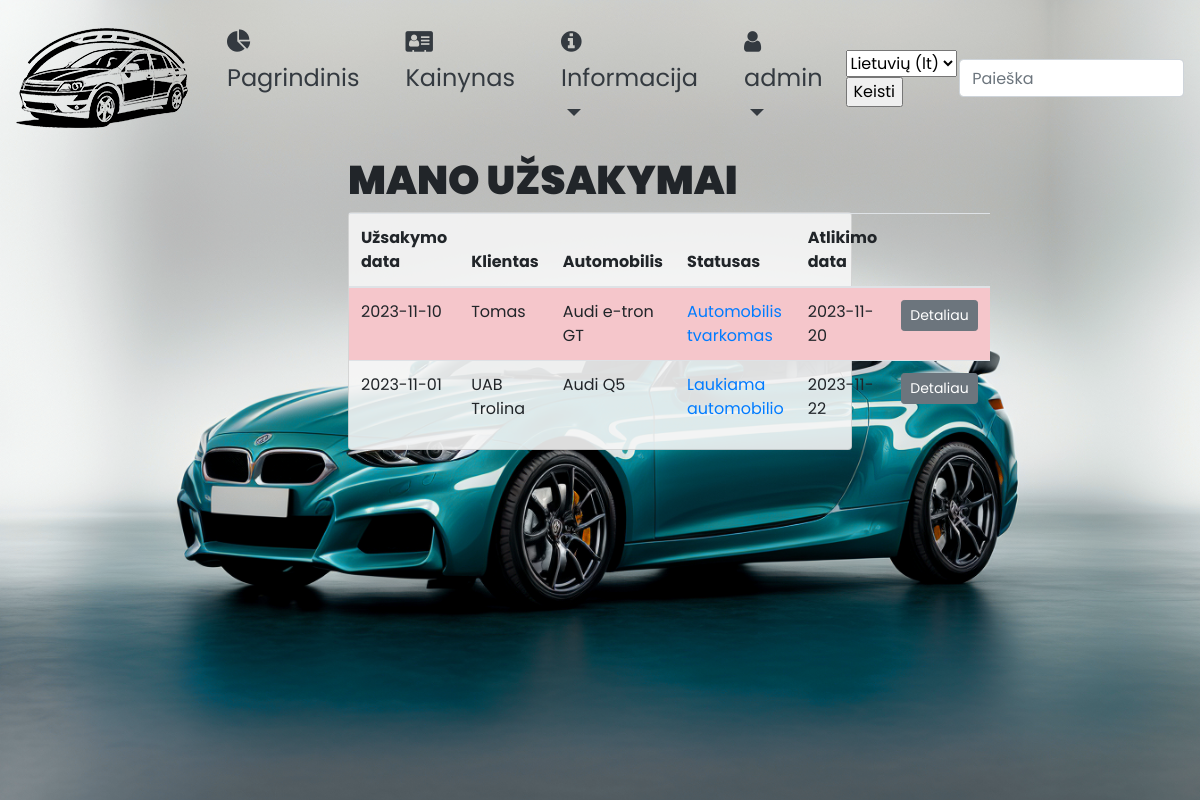
Page /autoservisas/manouzsakymai/ (signed in) on the earlier database version.
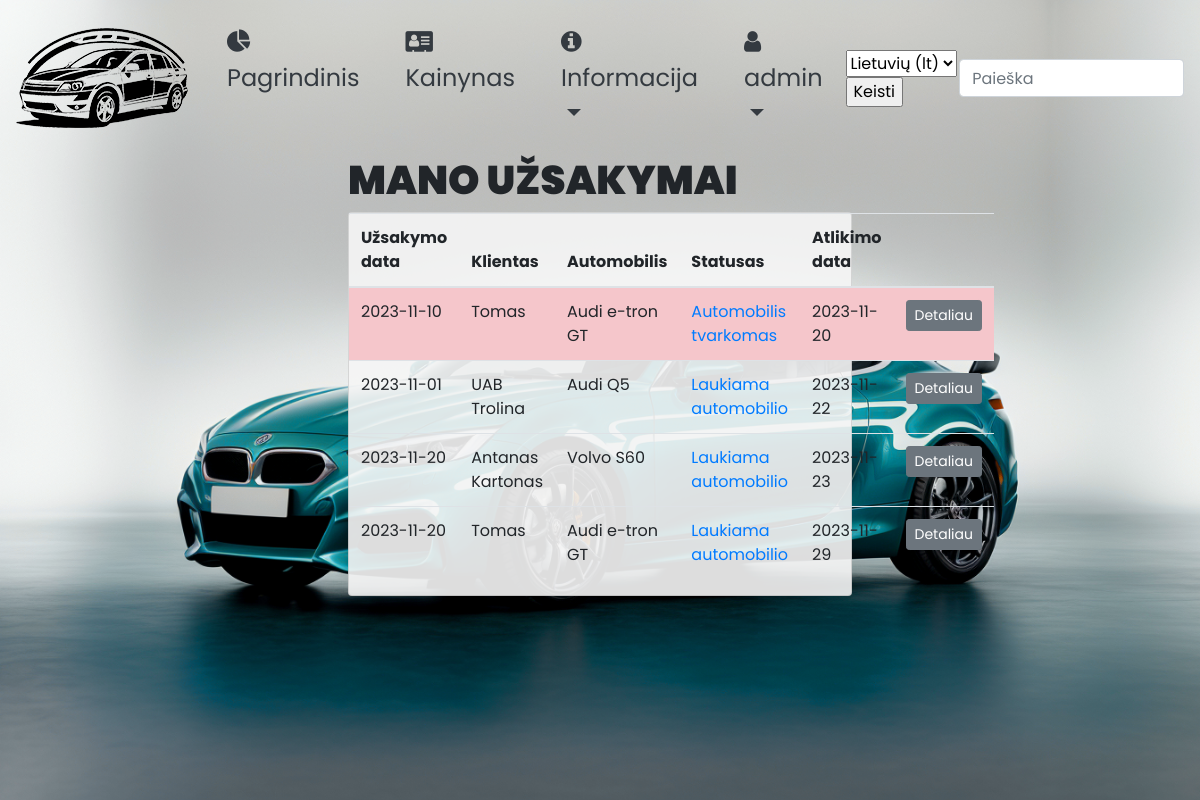
Same page on the later database version.
### autoservisas/models.py (models this page shows, shortened)
class Uzsakymas(models.Model):
    data = models.DateField(_('Order date'), default=date.today, null=False)
    automobilis_id = models.ForeignKey('Automobilis', verbose_name=_('Information'),
                                       on_delete=models.CASCADE, null=False, related_name='auto_statusas')
    UZSAKYMO_STATUSAS = (
        ('l', _('Waiting for car')),
        ('a', _('Car under maintenance')),
        ('u', _('Order completed')),
        ('x', _('Order cancelled')),
    )
    statusas = models.CharField(max_length=1, choices=UZSAKYMO_STATUSAS, default='l', null=False, help_text=_('Status'))
    vartotojas = models.ForeignKey(User, on_delete=models.SET_NULL, null=True, blank=True)
    grazinimo_terminas = models.DateField(_('Order completion date'), null=True, blank=True)
    class Meta:
        verbose_name = _('Order')
        verbose_name_plural = _('Orders')
    @property
    def is_overdue(self):
        if self.grazinimo_terminas and date.today() > self.grazinimo_terminas:
            return True
        return False

class Automobilis(models.Model):
    valstybinis_nr = models.CharField(_('License plate number'),
                                      max_length=7, null=False, unique=True, help_text=_('Enter licence plate number'))
    automobilio_modelis_id = models.ForeignKey('AutomobilioModelis', verbose_name=_('Car model'),
                                               on_delete=models.CASCADE, null=False)
    vin_kodas = models.CharField(max_length=17, null=False, unique=True, help_text=_('enter VIN code'))
    klientas = models.CharField(max_length=100, null=False,
                                help_text=_('Enter client (organisation name or name/surname'))
    nuotrauka = models.ImageField(_('Photo'), upload_to='nuotraukos', null=True)
    aprasymas = HTMLField()
    class Meta:
        verbose_name = _('Car')
        verbose_name_plural = _('Cars')

class AutomobilioModelis(models.Model):
    marke = models.CharField(_('Car make'), max_length=40, null=False, help_text=_('Enter car maker'))
    modelis = models.CharField(_('Car model'), max_length=40, null=False,
                               help_text=_('Enter car model'))
    class Meta:
        verbose_name = _('Car model')
        verbose_name_plural = _('Car models')
    def __str__(self):
        return f'{self.marke} {self.modelis}'

### autoservisas/views.py (the view)
# urls.py: path('manouzsakymai/', views.KlientoUzsakymaiListView.as_view(), name='mano_uzsakymai'),
class KlientoUzsakymaiListView(LoginRequiredMixin, generic.ListView):
    model = Uzsakymas
    context_object_name = 'klientouzsakymai_list'
    template_name = 'mano_uzsakymai.html'
    paginate_by = 10
    def get_queryset(self):
        return Uzsakymas.objects.filter(vartotojas=self.request.user).order_by('grazinimo_terminas')

### autoservisas/templates/mano_uzsakymai.html (shortened to what this page needs)
{% extends "base.html" %}
{% load i18n %}
{% block content %}
<h1 class="text-uppercase h1p">{% trans 'My orders' %}</h1>
{% if klientouzsakymai_list %}
<div class="card" style="background-color: rgba(245, 245, 245, 0.9);">
  <table class="table table-hover">
    <thead>
      <tr>
        <th scope="col">{% trans 'Order date' %}</th>
        <th scope="col">{% trans 'Client' %}</th>
        <th scope="col">{% trans 'Car' %}</th>
        <th scope="col">{% trans 'Status' %}</th>
        <th scope="col">{% trans 'Completion date' %}</th>
        <th scope="col"></th>
      </tr>
    </thead>
    <tbody>
    {% for a in klientouzsakymai_list %}
      <tr class="{% if a.statusas == 'a' and a.is_overdue %}table-danger{% endif %}">
        <td>{{a.data|date:"Y-m-d"}}</td>
        <td>{{a.automobilis_id.klientas}}</td>
        <td>{{a.automobilis_id.automobilio_modelis_id}}</td>
        <td class="{% if a.statusas == 'u' %}text-success{% elif a.statusas == 'x' %}text-danger{% else %}text-primary{% endif %}">{{a.get_statusas_display}}</td>
        <td>{{a.grazinimo_terminas|date:"Y-m-d"}}</td>
        <td><a href="{% url 'uzsakymas' a.id %}"><button type="button" class="btn btn-secondary btn-sm">{% trans 'Details' %}</button></a></td>
      </tr>
    {% endfor %}
    </tbody>
  </table>
</div>
{% else %}
      <p>{% trans 'You have no orders at this time.' %}</p>
{% endif %}
{% endblock %}

### autoservisas/templates/base.html (shortened to what this page needs)
<!DOCTYPE html>
<html lang="en">
<head>
    <link rel="stylesheet" href="https://stackpath.bootstrapcdn.com/bootstrap/4.1.3/css/bootstrap.min.css"
>
    <link rel="stylesheet" href="https://cdnjs.cloudflare.com/ajax/libs/font-awesome/4.7.0/css/font-awesome.min.css">
    {% load static %}
    <link rel="stylesheet" href="{% static 'css/styles.css' %}">
    {% load i18n %}
</head>
<body>
<div style="background-image: url({% static 'img/index_bg.png' %})" class="container-fluid bg-cover p-0">
    <nav class="navbar navbar-dark navbar-expand-lg flex-md-nowrap p-3 justify-content-center">
        {% block nav %}
        <a class="navbar-brand" href="{% url 'index' %}"><img src="{% static 'img/logo1.png' %}" alt=""></a>
            <ul class="navbar-nav">
                <li class="nav-item">
                    <a class="nav-link text-dark" href="{% url 'index' %}">
                        <i class="fa fa-pie-chart"></i>
                        {% trans 'Main' %}
                    </a>
                </li>
                <li class="nav-item">
                    <a class="nav-link text-dark" href="{% url 'kainynas' %}">
                        <i class="fa fa-address-card"></i>
                        {% trans 'Price-list' %}
                    </a>
                </li>
                <li class="nav-item dropdown">
                    <a class="nav-link dropdown-toggle text-dark" href="#" id="navbarDropdownMenuLink1" role="button" data-toggle="dropdown" aria-haspopup="true" aria-expanded="false">
                        <i class="fa fa-info-circle"></i>
                        {% trans 'Information' %}
                    </a>
                </li>
                {% if user.is_authenticated %}
                <li class="nav-item dropdown">
                    <a class="nav-link dropdown-toggle text-dark" href="#" id="navbarDropdownMenuLink2" role="button" data-toggle="dropdown" aria-haspopup="true" aria-expanded="false">
                        <i class="fa fa-user"></i>
                        {{ user.get_username }}
                    </a>
                </li>
                {% endif %}
            </ul>
            <form action="{% url 'set_language' %}" method="post">
                <select name="language">
                {% get_current_language as LANGUAGE_CODE %}
                {% get_available_languages as LANGUAGES %}
                {% for lang in LANGUAGES %}
                <option value="{{ lang.0 }}" {% if lang.0 == LANGUAGE_CODE %} selected="selected" {% endif %}>
                {{ lang.1 }} ({{ lang.0 }})
                </option>
                {% endfor %}
                </select>
                <input type="submit" value="{% trans 'Change' %}"/>
            </form>
            <form action="{% url 'search' %}" method="get">
            <input name="query" class="form-control form-control-dark w-100" type="text" placeholder="{% trans 'Search' %}" aria-label="Search">
            </form>
        {% endblock %}
    </nav>
    <div class="container-fluid">
        <div class="row">
            <div class="col-md-3"></div>
            <div class="col-md-6 px-5">
                {% block content %}{% endblock %}</div>
            <div class="col-md-3"></div>
        </div>
    </div>
</div>
</body>
</html>

### autoservisas/static/css/styles.css (style rules this page uses)
body { font-family: 'Poppins', sans-serif; font-size: 1rem; }
.h1p { font-weight: 900; }
.nav-item { font-size: 1.5rem; margin-left: 15px; margin-right: 15px; }
.bg-cover { min-height: 100vh !important; background-repeat: no-repeat; background-size: cover; background-position: center; }

Differences in the rows shown:
added Uzsakymas: data "2023-11-20", automobilis_id.klientas "Antanas Kartonas", automobilis_id.automobilio_modelis_id "Volvo S60", statusas "Laukiama automobilio", grazinimo_terminas "2023-11-23"
added Uzsakymas: data "2023-11-20", automobilis_id.klientas "Tomas", automobilis_id.automobilio_modelis_id "Audi e-tron GT", statusas "Laukiama automobilio", grazinimo_terminas "2023-11-29"
